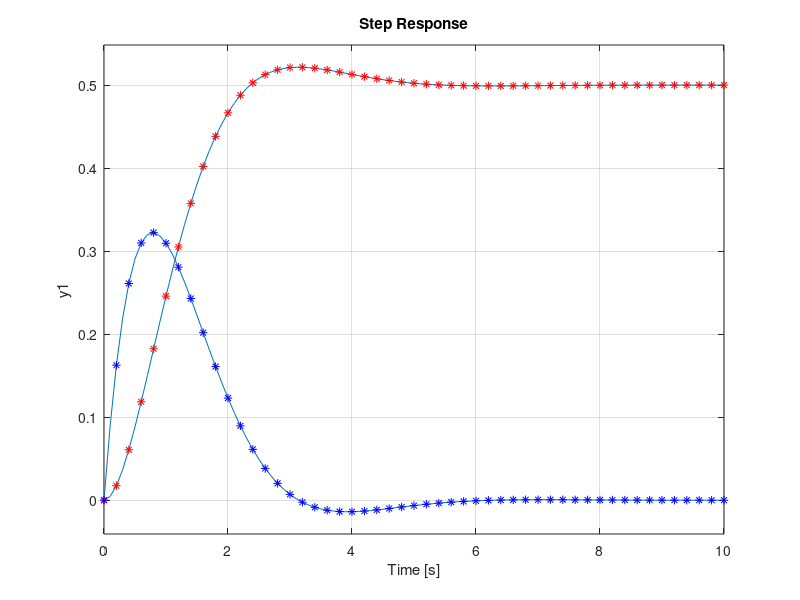

MATLAB code to generate this figure:
%%
clear all
close all
clc
G = tf([1],[1 2 2])
figure
impulse(G,10)
hold on
step(G,10)
hold on;
t=0:0.2:10;
yi = exp(-t) .* sin(t);
ys=(1-exp(-t).*sin(t)-exp(-t).*cos(t))/2;
plot(t, ys, '*r')
plot(t, yi, '*b')
%trebuie impuls 